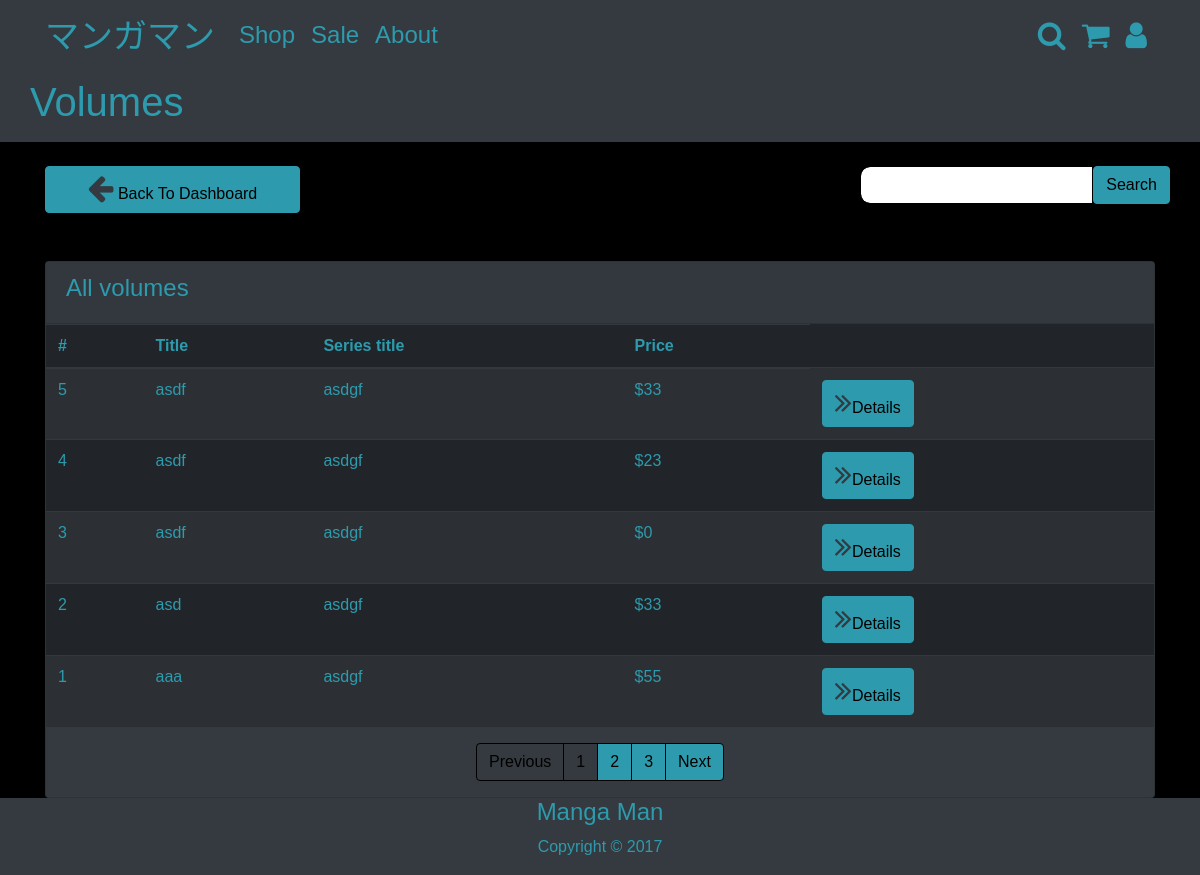
/volumes.php, run on an earlier commit of the app's database.
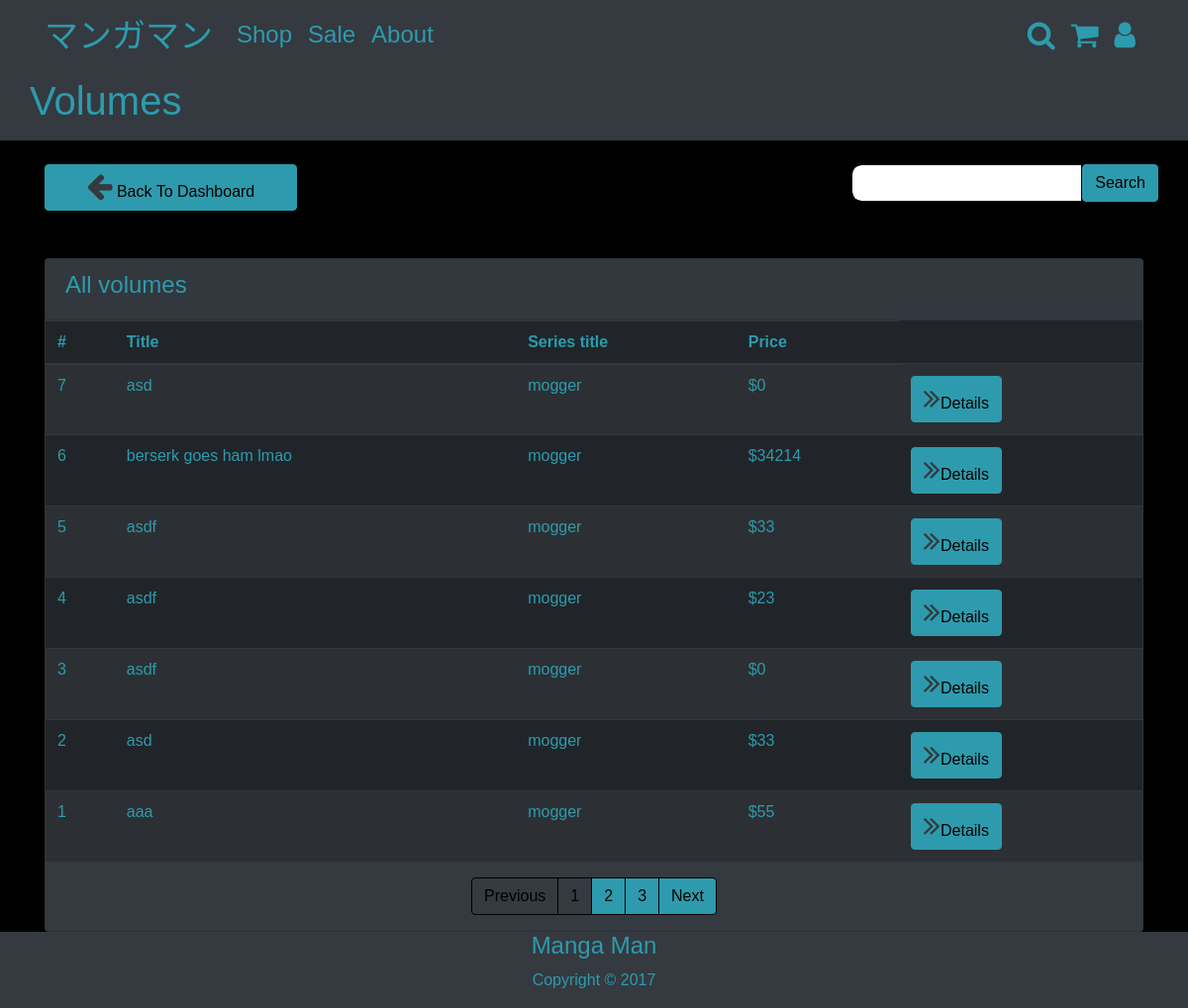
And on a later commit of the database.
### tables this page shows
CREATE TABLE `volumes` (
  `id` int(11) NOT NULL,
  `title` varchar(22) NOT NULL,
  `price` int(11) NOT NULL,
  `image` mediumtext NOT NULL
);

CREATE TABLE `series` (
  `series_id` int(11) NOT NULL,
  `primaryname` varchar(44) NOT NULL,
  `author` varchar(44) NOT NULL,
  `synopsis` varchar(1000) NOT NULL,
  `start_date` date NOT NULL,
  `end_date` date NOT NULL
);

### volumes.php (the view, shortened to what this page needs)
<?php
if (isset($_SESSION['aaa'])&& $_SESSION['aaa']=='admin') {
  include('includes/adminheader.php');
}
elseif (isset($_SESSION['aaa'])&& $_SESSION['aaa']=='user'){
  include('includes/userheader.php');
} else {
  include('includes/header.php');
}
?>
<section class="bg-dark">
<div class="container py-2">
  <div class="row">
    <div class="col-mb-6">
      <h1>Volumes</h1>
    </div>
  </div>
</div>
</section>
<section id="post" class="py-4 mb-4">
  <div class="container">
    <div class="row">
      <div class="col-md-3 mr-auto">
        <a href="admin_panel.php" class="btn btn-primary btn-block">
          <i class="fa fa-arrow-left"></i> Back To Dashboard
        </a>
      </div>
      <div class="col-md6 ml-auto">
        <div class="input-group">
          <input type="text" class="form-control" palceholder="Search">
          <span class="input-group-btn">
            <button class="btn btn-primary">Search</button>
          </span>
        </div>
      </div>
    </div>
  </div>
</section>
<section id="posts">
  <div class="container">
    <div class="row">
      <div class="col md-9">
        <div class="card bg-dark">
          <div class="card-header">
            <h4>All volumes</h4>
          </div>
          <table class="table table-striped table-dark text-primary">
            <thead class="thead-inverse">
              <tr>
                <th>#</th>
                <th>Title</th>
                <th>Series title</th>
                <th>Price</th>
              </tr>
            </thead>
            <tbody>
              <?php
              $seriesinvolumes = 'SELECT volumes.*,
              series.primaryname as series
              FROM volumes
              INNER JOIN volumes_in_series ON volumes_in_series.volume_id = volumes.id
              INNER JOIN series ON volumes_in_series.series_id = series.series_id';
              $resultt = mysqli_query($connection, $seriesinvolumes);
              $row_series = mysqli_fetch_array($resultt);
              $volume='SELECT * FROM volumes ORDER BY id DESC';
              $query = mysqli_query($connection,$volume);
              while ($row = mysqli_fetch_array($query)) {
              echo '<tr>';
              echo '<td scope="row">'.$row['id'].'</td>';
              echo '<td>'.$row['title'].'</td>';
              echo '<td>'.$row_series['series'].'</td>';
              echo '<td>$'.$row['price'].'</td>';
              echo '<td><a href="volume_details.php?id='.$row['id'].'" class="btn btn-primary">
                <i class="fa fa-angle-double-right"></i>Details</a></td>';
              echo '</tr>';
              }
              ?>
            </tbody>
          </table>
          <nav>
            <ul class="pagination justify-content-center">
              <li class="page-item disabled">
                <a class="page-link" href="#" tabindex="-1">Previous</a>
              </li>
              <li class="page-item active"><a class="page-link" href="#">1</a></li>
              <li class="page-item"><a class="page-link" href="#">2</a></li>
              <li class="page-item"><a class="page-link" href="#">3</a></li>
              <li class="page-item">
                <a class="page-link" href="#">Next</a>
              </li>
            </ul>
          </nav>
        </div>
      </div>
    </div>
  </div>
</section>
<?php include('includes/footer.php'); ?>

### includes/header.php (shortened to what this page needs)
<html lang="en">
<head>
  <link rel="stylesheet" href="css/font-awesome.min.css">
  <link rel="stylesheet" href="css/bootstrap.css">
  <link rel="stylesheet" href="css/style.css">
</head>
<body>
  <section class="content">
    <nav class="navbar navbar-expand-sm py-0  bg-dark">
      <div class="container">
        <a class="navbar-brand" href="index.php"><img src="img/logo.svg"width="250" height="60" alt=""></a>
        <div class="collapse navbar-collapse" id="navbarCollapse">
          <ul class="navbar-nav">
            <li class="nav-item">
              <a class="nav-link" href="shop.php">Shop</a>
            </li>
            <li class="nav-item">
              <a class="nav-link" href="sale.php">Sale</a>
            </li>
            <li class="nav-item">
              <a class="nav-link" href="about.php">About</a>
            </li>
          </ul>
        </div>
        <ul class="navbar-nav">
          <li class="nav-item"><a class="nav-link" href="#"><i class="fa fa-search"></i></li></a>
          <li class="nav-item"><a class="nav-link" href="cart.php"><i class="fa fa-shopping-cart"></i></li></a>
          <li class="nav-item"><a class="nav-link" href="login.php"><i class="fa fa-user"></i></li></a>
        </ul>
      </div>
    </nav>

### includes/footer.php (shortened to what this page needs)
</section>
<footer>
<section id="main-footer" class="bg-dark">
  <div class="container">
    <div class="row">
      <div class="col text-center">
        <div>
        <h4>Manga Man</h4>
        <p>Copyright &copy; 2017</p>
        </div>
      </div>
    </div>
  </div>
</section>
</footer>
</body>
</html>

### css/style.css (style rules this page uses)
html { height: 100px; }
body { font-family: 'Zud Juice', Arial, sans-serif; font-weight: normal; font-style: normal; color: #2d9bad; background-color: #000000; height:100vh; display: flex; flex-direction:column; }
.navbar-brand img { position: relative; width: 170px; background-size: contain; }
.content { flex:1 0 auto; flex-grow: 1; flex-shrink: 0; flex-basis: auto; }
.fa { position: relative; font-size: 30px; color: #2d9bad; background-size: contain; }
#post .fa { color: #343a40; }
#posts .fa { color: #343a40; }
.nav-link { font-size: 24px; }
.form-control { border-radius: 10px; }
a { color: #2d9bad; }

What changed in the data, as far as the page shows it:
removed series: primaryname "asdgf"
added volumes: id "7", title "asd", price "0"
added series: primaryname "mogger"
added volumes: id "6", title "berserk goes ham lmao", price "34214"
